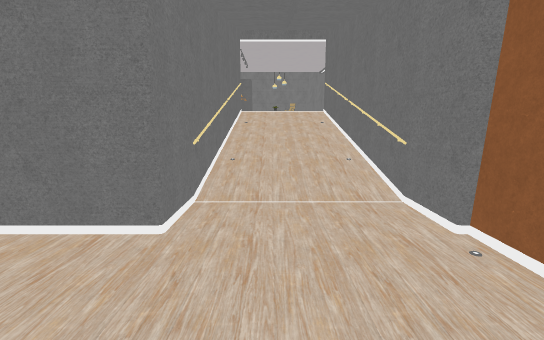
View 1 (above)

16 first-person views from a walk through a 3-D level made in the Unity game engine. The camera is 1.5 m above the floor, tilts 10° down and sees 90° across. The floor is counted in squares, 1 m on a side. Each view is taken from the middle of a square. On the plan, view 1 faces up. The plan holds only what a view shows up to about 14 squares ahead; the rest is blank. The place goes on beyond the plan. The player character is not drawn. Some surface patterns are stand-ins.

View 2
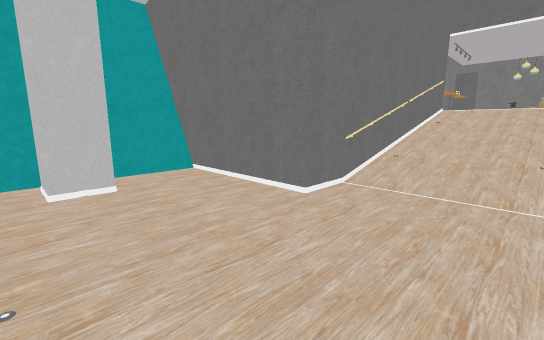

View 3
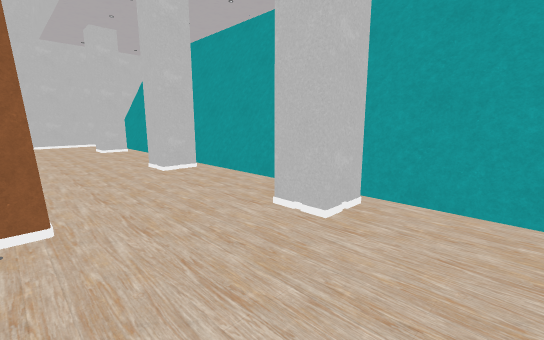

View 4
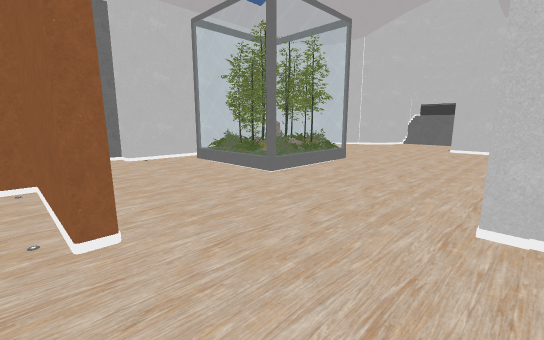

View 5
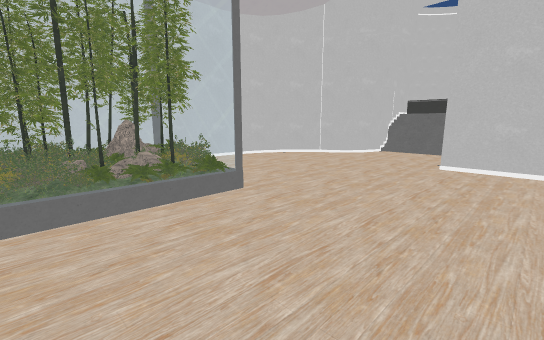

View 6
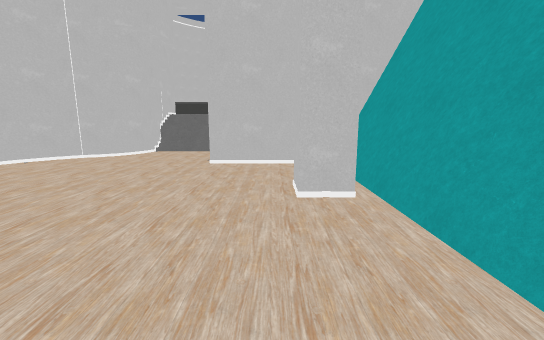

View 7
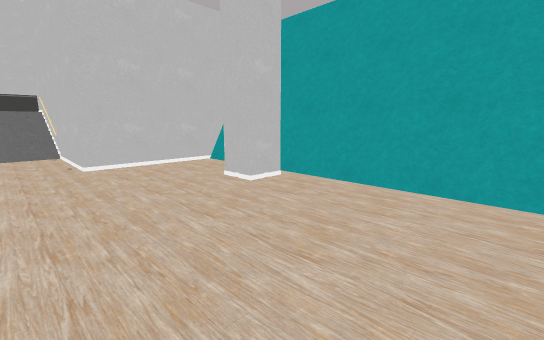

View 8
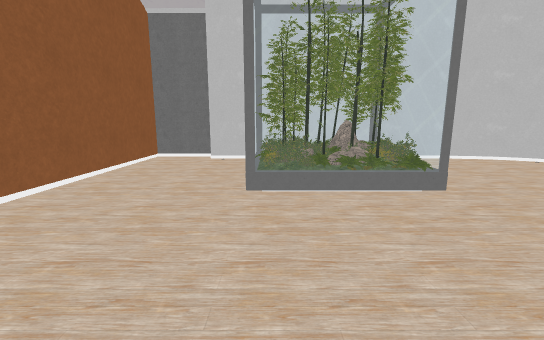

View 9
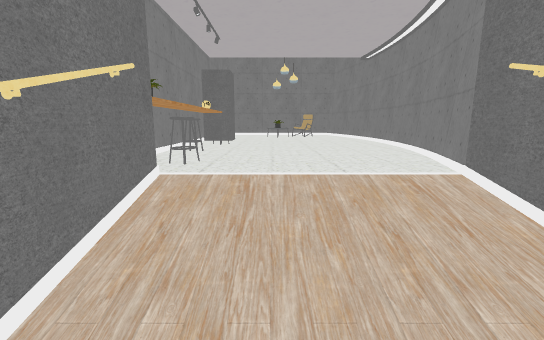

View 10
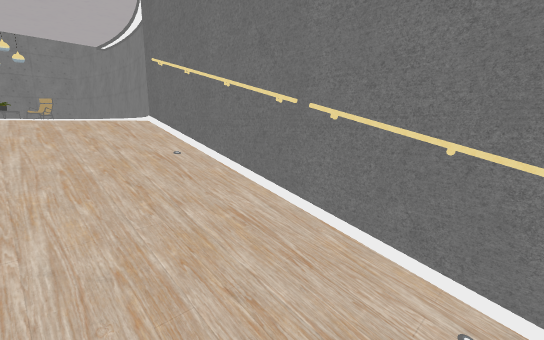

View 11
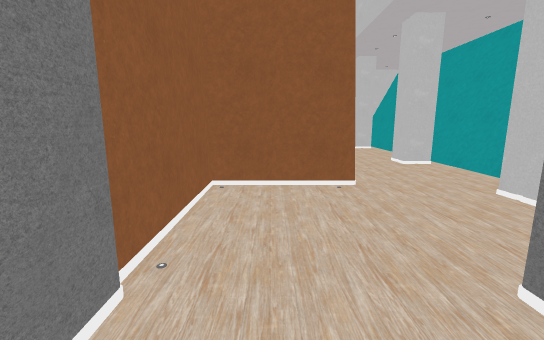

View 12
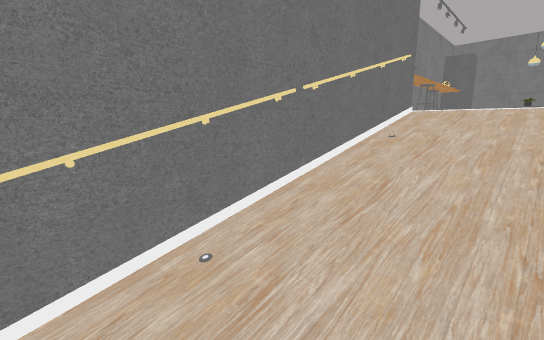

View 13
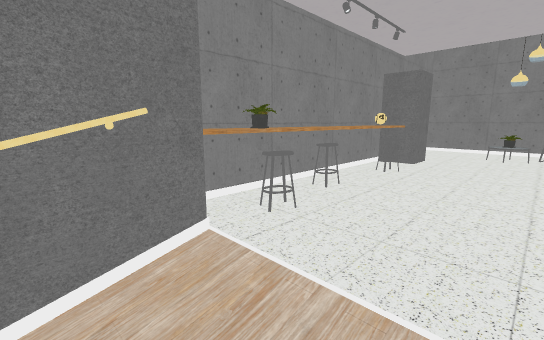

View 14
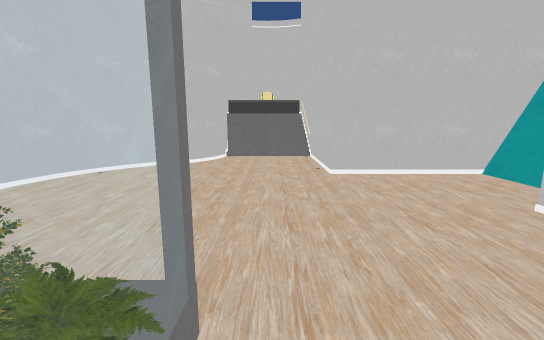

View 15
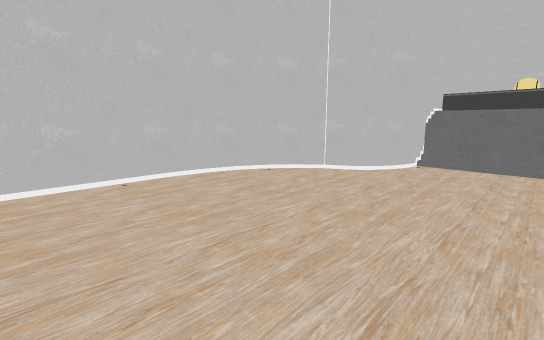

View 16
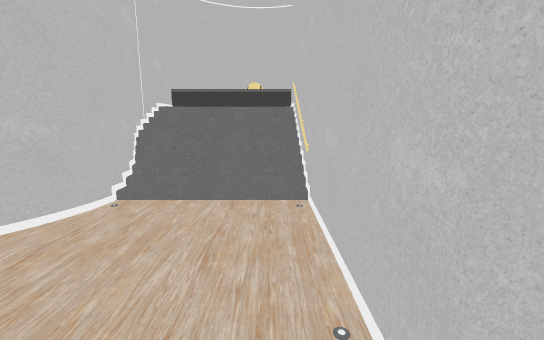

### Floor plan
Key: @ floor where view 1 was taken; # wall or solid block; . main floor; : floor 1.25 m higher than the main floor; + floor 1.5 m higher than the main floor; * floor 1.75 m higher than the main floor; % floor 2 m higher than the main floor; / step, stairs or slope; = window, fence, low wall or low ledge; R railing; S stool; P pillar; C chair; T pot; O other object.
Columns run from 7 left of view 1 to 7 right of it. Each row starts with its distance up from view 1.
 25           #
 24           #O
 23        OCC#O
 22            O
 21      P     #
 20      P     #
 19      O     O
 18      S     O
 17      O     O
 16      S    #O
 15      TS   #O
 14     #O%%%%#O
 13     ##////#
 12      #*//*#
 11      #+//+#
 10      #://:#
  9      #////#
  8      #R//R#
  7      #R//R#
  6      #R//R#
  5      #....#
  4 #=####....#
  3 ##........#
  2 #=........#
  1 ##P.......#
  0 #PP....@..#
 -1 #=........#
 -2 #=....#########
 -3 #=............#
 -4 #=............#
 -5 ##P..........##
 -6 #PP..........#
 -7 #=......OOOOO#
 -8 #=......OOOOO#
 -9 #=......O OOO#
-10 #=......OOOOO#
-11 #=......OOOO.#
-12 ##P..........#
-13 #PP..........#
-14 #=...........#
-15 #=...........#
-16 #=...........#
-17 ######......##
-18      #......#
-19      #....###
-20      #...##
-21      #///#
-22      O///##
-23      O////#
-24      O////#
-25        ***
-26          ##

Where each view was taken, in squares from view 1:
view 1: 0 up, 0 right, facing up
view 2: 1 down, 2 right, facing up-left
view 3: 3 up, 1 left, facing down-left
view 4: 1 down, 5 left, facing down-right
view 5: 7 down, 4 left, facing down-right
view 6: 7 down, 4 left, facing down
view 7: 7 down, 0 right, facing down-left
view 8: 7 down, 5 left, facing right
view 9: 10 up, 0 right, facing up
view 10: 7 up, 0 right, facing up-right
view 11: 6 up, 1 right, facing down
view 12: 6 up, 1 right, facing up-left
view 13: 12 up, 1 right, facing up-left
view 14: 9 down, 0 right, facing down
view 15: 11 down, 1 left, facing down-right
view 16: 16 down, 1 left, facing down
